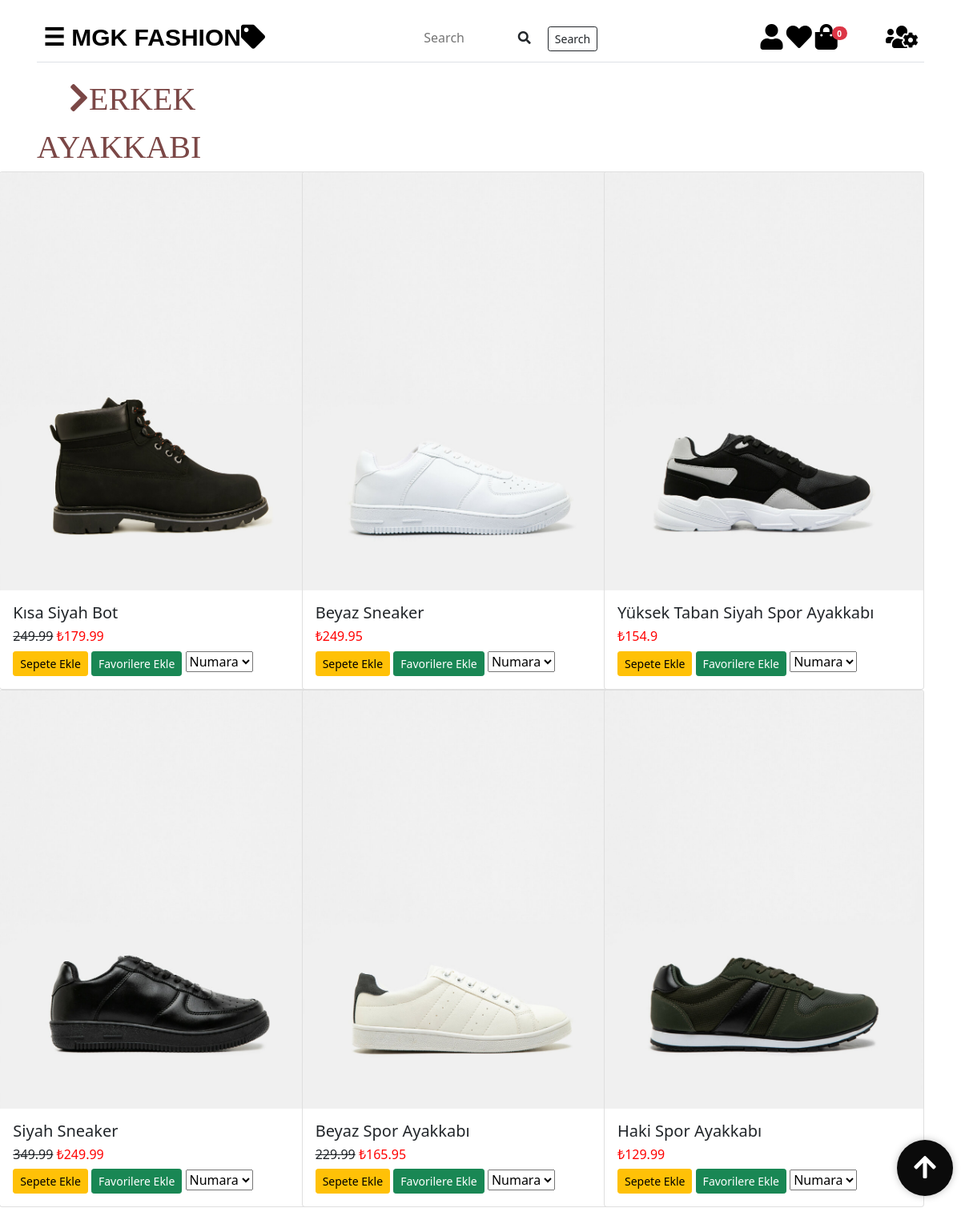
The app's page /giyimwebsitesi/erkekayakkabi.php with its own data.
### tables this page shows
CREATE TABLE IF NOT EXISTS `tblurunler` (
  `id` int(4) NOT NULL AUTO_INCREMENT,
  `urun_foto` varchar(150) NOT NULL,
  `urun_adi` varchar(100) NOT NULL,
  `renk` varchar(30) NOT NULL,
  `eski_fiyat` float DEFAULT NULL,
  `fiyat` float NOT NULL,
  `kategoriID` int(4) NOT NULL,
  `cinsiyetID` int(2) NOT NULL,
  PRIMARY KEY (`id`),
  KEY `kategoriID` (`kategoriID`),
  KEY `cinsiyetID` (`cinsiyetID`)
);

### giyimwebsitesi/erkekayakkabi.php (the view, shortened to what this page needs)
<!DOCTYPE html>
<html lang="tr">
<head>
  <link rel="stylesheet" type="text/css" href="CSS1/bootstrap.min.css">
  <link rel="stylesheet" href="CSS1/all.css">
  <link rel="stylesheet" type="text/css" href="CSS1/style.css">
  <link rel="stylesheet" type="text/css" href="CSS1/genelstyle.css">
  <link rel="stylesheet" type="text/css" href="CSS1/mainstyle.css">
</head>
<body>
  <?php include("baglantidb.php"); ?>
  <?php $urun = $db->query("SELECT * from tblurunler Where cinsiyetID = '2' AND kategoriID = '7' ", PDO::FETCH_OBJ)->fetchAll()   ?>
<div id="main" class="container">
    <?php include("navbar.php"); ?>
      <div class="row">
      <div  class="col-md-4" id="yazi"><i class="fa fa-chevron-right"></i>ERKEK AYAKKABI</div>
      </div>
      <div class="row">
        <?php foreach ($urun as $urunler) { ?>
    <div class="col-md-4">
<div class="card" style="width: 25rem; float: right;">
  <img class="card-img-top" id="aw-zoom" src="<?php echo $urunler->urun_foto; ?>" alt="Card image cap">
  <div class="card-body">
    <h5 class="card-title"><?php echo $urunler->urun_adi; ?></h5>
    <h6><s><?php echo $urunler->eski_fiyat; ?></s> <span style="color: red;">₺<?php echo $urunler->fiyat; ?></span> </h6>
    <button urun_id="<?php echo $urunler->id; ?>" class="btn btn-warning btn-sm btn_sepeteEkle">Sepete Ekle</button>
     <?php $sorgu = $db->prepare("SELECT * FROM tblfavoriler WHERE musteriID=:id1 AND favori_urunID=:id2");
          $sorgu->execute(array(':id1'=>$_SESSION['kullanici']['id'],':id2'=>$urunler->id));
          if ($sorgu->rowCount()) {
            echo '<a href="favoriler.php?cikar='.$urunler->id.'" class="btn btn-danger btn-sm">Favorilerden Çıkar</a>';
          }else{
            echo '<a href="favoriler.php?id='.$urunler->id.'" class="btn btn-success btn-sm">Favorilere Ekle</a>';
          }
     ?>
     <select>
    <option selected>Numara</option>
    </select>
  </div>
</div>
  </div>
  <?php } ?>
    </div>
</div>
<button id="btnScrollToTop">
    <i class="fa fa-arrow-up fa-2x" style="color: white"></i>
  </button>
</body>
</html>

### giyimwebsitesi/CSS1/all.css (style rules this page uses)
.fa, .fas, .far, .fal, .fad, .fab { -moz-osx-font-smoothing: grayscale; -webkit-font-smoothing: antialiased; display: inline-block; font-style: normal; font-variant: normal; text-rendering: auto; line-height: 1; }
.fa-2x { font-size: 2em; }
.fa-arrow-up:before { content: "\f062"; }
.fa-chevron-right:before { content: "\f054"; }

### giyimwebsitesi/CSS1/genelstyle.css (style rules this page uses)
#yazi { font-size: bold; color:#7b4746 ; font-family: Agency FB; font-size: 40px; text-indent: 20px; }
#aw-zoom { position: relative; -webkit-transform: scale(1); -ms-transform: scale(1); -moz-transform: scale(1); transition: all .3s ease-in; -moz-transition: all .3s ease-in; -webkit-transition: all .3s ease-in; -ms-transition: all .3s ease-in; }
#btnScrollToTop { position: fixed; right: 10px; bottom: 30px; width: 70px; height: 70px; border-radius: 50%; background: #0b0b0b; box-shadow:0 0 10px rgba(0, 0, 0, 0.25); color: #ffffff; border: none; outline: none; cursor: pointer; }

### giyimwebsitesi/CSS1/mainstyle.css (style rules this page uses)
#yazi { font-size: bold; color:#7b4746 ; font-family: Agency FB; font-size: 40px; text-indent: 20px; }
#main { transition: margin-left .5s; padding: 16px; }
#btnScrollToTop { position: fixed; right: 10px; bottom: 30px; width: 70px; height: 70px; border-radius: 50%; background: #0b0b0b; box-shadow:0 0 10px rgba(0, 0, 0, 0.25); color: #ffffff; border: none; outline: none; cursor: pointer; }

### records on screen
tblurunler: urun_foto (picture), urun_adi "Kısa Siyah Bot", eski_fiyat "249.99", fiyat "179.99"
tblurunler: urun_foto (picture), urun_adi "Beyaz Sneaker", fiyat "249.95"
tblurunler: urun_foto (picture), urun_adi "Yüksek Taban Siyah Spor Ayakkabı", fiyat "154.9"
tblurunler: urun_foto (picture), urun_adi "Siyah Sneaker", eski_fiyat "349.99", fiyat "249.99"
tblurunler: urun_foto (picture), urun_adi "Beyaz Spor Ayakkabı", eski_fiyat "229.99", fiyat "165.95"
tblurunler: urun_foto (picture), urun_adi "Haki Spor Ayakkabı", fiyat "129.99"

### other values on screen
$toplam_adet "0"
